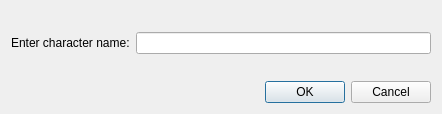
<?xml version="1.0" encoding="UTF-8"?>
<ui version="4.0">
 <class>NewCharacterDialog</class>
 <widget class="QDialog" name="NewCharacterDialog">
  <property name="geometry">
   <rect>
    <x>0</x>
    <y>0</y>
    <width>442</width>
    <height>114</height>
   </rect>
  </property>
  <property name="windowTitle">
   <string>Dialog</string>
  </property>
  <layout class="QVBoxLayout" name="verticalLayout">
   <item>
    <layout class="QFormLayout" name="formLayout">
     <property name="formAlignment">
      <set>Qt::AlignCenter</set>
     </property>
     <item row="0" column="0">
      <widget class="QLabel" name="label">
       <property name="text">
        <string>Enter character name:</string>
       </property>
      </widget>
     </item>
     <item row="0" column="1">
      <widget class="QLineEdit" name="lineEdit"/>
     </item>
    </layout>
   </item>
   <item>
    <widget class="QDialogButtonBox" name="buttonBox">
     <property name="orientation">
      <enum>Qt::Horizontal</enum>
     </property>
     <property name="standardButtons">
      <set>QDialogButtonBox::Cancel|QDialogButtonBox::Ok</set>
     </property>
    </widget>
   </item>
  </layout>
 </widget>
 <resources/>
 <connections>
  <connection>
   <sender>buttonBox</sender>
   <signal>accepted()</signal>
   <receiver>NewCharacterDialog</receiver>
   <slot>accept()</slot>
   <hints>
    <hint type="sourcelabel">
     <x>227</x>
     <y>281</y>
    </hint>
    <hint type="destinationlabel">
     <x>157</x>
     <y>274</y>
    </hint>
   </hints>
  </connection>
  <connection>
   <sender>buttonBox</sender>
   <signal>rejected()</signal>
   <receiver>NewCharacterDialog</receiver>
   <slot>reject()</slot>
   <hints>
    <hint type="sourcelabel">
     <x>295</x>
     <y>287</y>
    </hint>
    <hint type="destinationlabel">
     <x>286</x>
     <y>274</y>
    </hint>
   </hints>
  </connection>
 </connections>
</ui>
